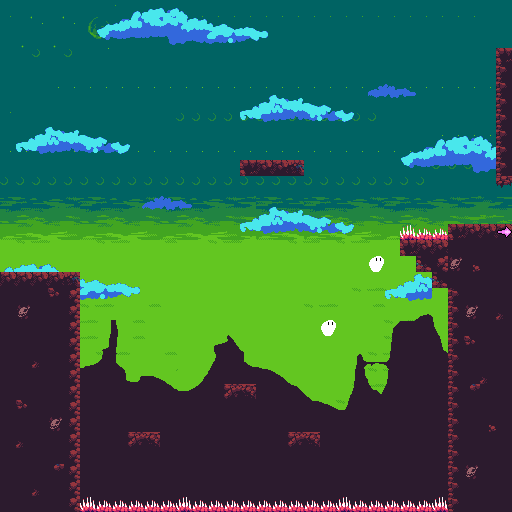

The image is a tile-based game level rendered from a .tmx file. Its description and source (layers, tilesets, objects; grid data summarised) follow:
An orthogonal 32x32 tile map with 16x16 px tiles, 6 tile layers (background, middle, middle-near, near, ...), 12 tilesets and 25 objects.

<map version="1.5" tiledversion="1.7.2" orientation="orthogonal" renderorder="right-down" width="32" height="32" tilewidth="16" tileheight="16" infinite="0" nextlayerid="25" nextobjectid="69">
 <tileset firstgid="1" source="wastelandsky.tsx" />
 <tileset firstgid="513" source="wasteland.tsx" />
 <tileset firstgid="1025" source="dungeon 16x16.tsx" />
 <tileset firstgid="13313" source="wastelandmountains.tsx" />
 <tileset firstgid="13825" source="spike_ground5.tsx" />
 <tileset firstgid="13826" source="spike_ground4.tsx" />
 <tileset firstgid="13827" source="plattoon.tsx" />
 <tileset firstgid="17923" source="watelandmountains2.tsx" />
 <tileset firstgid="18435" source="clouds.tsx" />
 <tileset firstgid="18677" source="characters.tsx" />
 <tileset firstgid="18741" source="sheet.tsx" />
 <tileset firstgid="18877" source="JKBACK.tsx" />
 <layer id="1" name="background" width="32" height="32">
  <data>[1024 cells, 1024 non-empty, 105 distinct tile ids]</data>
 </layer>
 <layer id="6" name="middle" width="32" height="32">
  <data>[1024 cells, 780 non-empty, 524 distinct tile ids]</data>
 </layer>
 <layer id="7" name="middle-near" width="32" height="32">
  <data>[1024 cells, 0 non-empty, 0 distinct tile ids]</data>
 </layer>
 <layer id="8" name="near" width="32" height="32">
  <data>[1024 cells, 0 non-empty, 0 distinct tile ids]</data>
 </layer>
 <layer id="2" name="graphics" width="32" height="32">
  <data>[1024 cells, 200 non-empty, 19 distinct tile ids]</data>
 </layer>
 <layer id="10" name="overgraphics" width="32" height="32">
  <data>[1024 cells, 1 non-empty, 1 distinct tile ids]</data>
 </layer>
 <objectgroup id="3" name="ground">
  <object id="7" x="496" y="240" width="16" height="272" />
  <object id="10" x="496" y="48" width="16" height="137.627" />
  <object id="29" x="0" y="0" height="224" />
  <object id="36" x="0" y="271.833" width="80" height="240.167" />
  <object id="40" x="448" y="224" width="48" height="288" />
  <object id="60" x="400.091" y="239.909" width="48.0909" height="16.3636" />
  <object id="61" x="416" y="256.091" width="32.0909" height="16.0909" />
  <object id="62" x="432.182" y="272.182" width="16.2727" height="16.2727" />
  <object id="63" x="240" y="159.875" width="64.625" height="16.125" />
  <object id="64" x="128" y="432" width="32" height="16" />
  <object id="65" x="224" y="384" width="32" height="16" />
  <object id="66" x="1" y="1.25" width="510.25" height="1.25" />
  <object id="67" x="510.25" y="2.25" width="0.5" height="45.25" />
  <object id="68" x="288" y="431.75" width="32.5" height="16.125" />
 </objectgroup>
 <objectgroup id="4" name="spikes">
  <object id="11" x="80" y="496" width="16" height="16" />
  <object id="12" x="176" y="496" width="16" height="16" />
  <object id="13" x="336" y="496" width="16" height="16" />
  <object id="15" x="96" y="500.552" width="80" height="11.4481" />
  <object id="17" x="192" y="500.552" width="144" height="11.4481" />
  <object id="38" x="352" y="501.462" width="80" height="10.5377" />
  <object id="39" x="432" y="496" width="16" height="16" />
  <object id="57" x="399.818" y="224.909" width="48" height="13.2727" />
 </objectgroup>
 <objectgroup id="9" name="levelEnd">
  <object id="8" x="496" y="224.75" width="16" height="15.25" />
 </objectgroup>
 <objectgroup id="5" name="doublejump">
  <object id="58" x="368.182" y="256" width="16.1818" height="16.1818" />
  <object id="59" x="320.182" y="320" width="16.9091" height="16.3636" />
 </objectgroup>
 <objectgroup id="12" name="bullets" />
 <objectgroup id="24" name="coin" />
</map>
